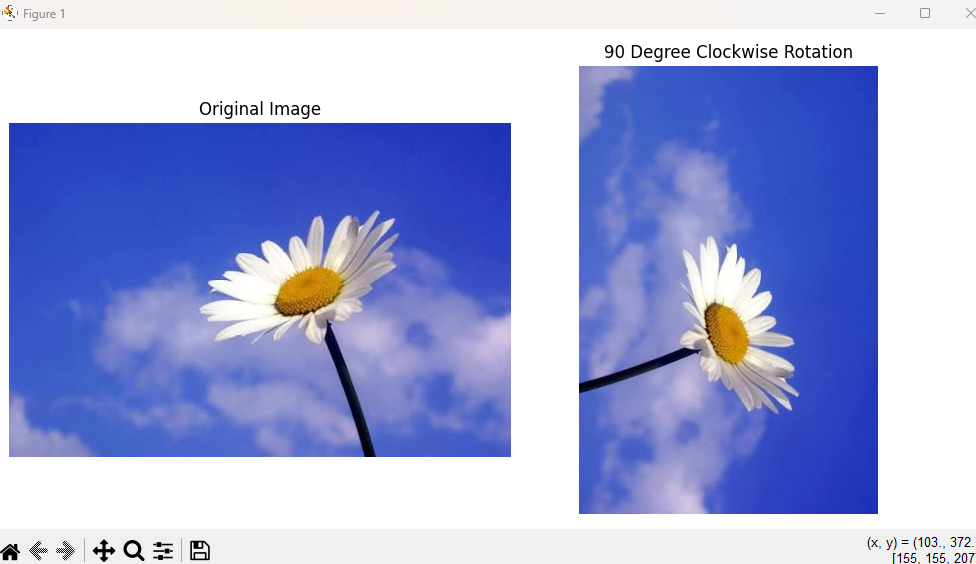

Recreate this plot in Python.
import cv2
import matplotlib.pyplot as plt

img = cv2.imread(r"C:\Users\student\Documents\COMPUTER VISION lab\cv IMAGE 1.jfif")

if img is None:
    print("Image not found")
else:
    rotated = cv2.rotate(img, cv2.ROTATE_90_CLOCKWISE)

    original = cv2.cvtColor(img, cv2.COLOR_BGR2RGB)
    result = cv2.cvtColor(rotated, cv2.COLOR_BGR2RGB)

    plt.figure(figsize=(10, 5))

    plt.subplot(1, 2, 1)
    plt.imshow(original)
    plt.title("Original Image")
    plt.axis("off")

    plt.subplot(1, 2, 2)
    plt.imshow(result)
    plt.title("90 Degree Clockwise Rotation")
    plt.axis("off")

    plt.tight_layout()
    plt.show()
